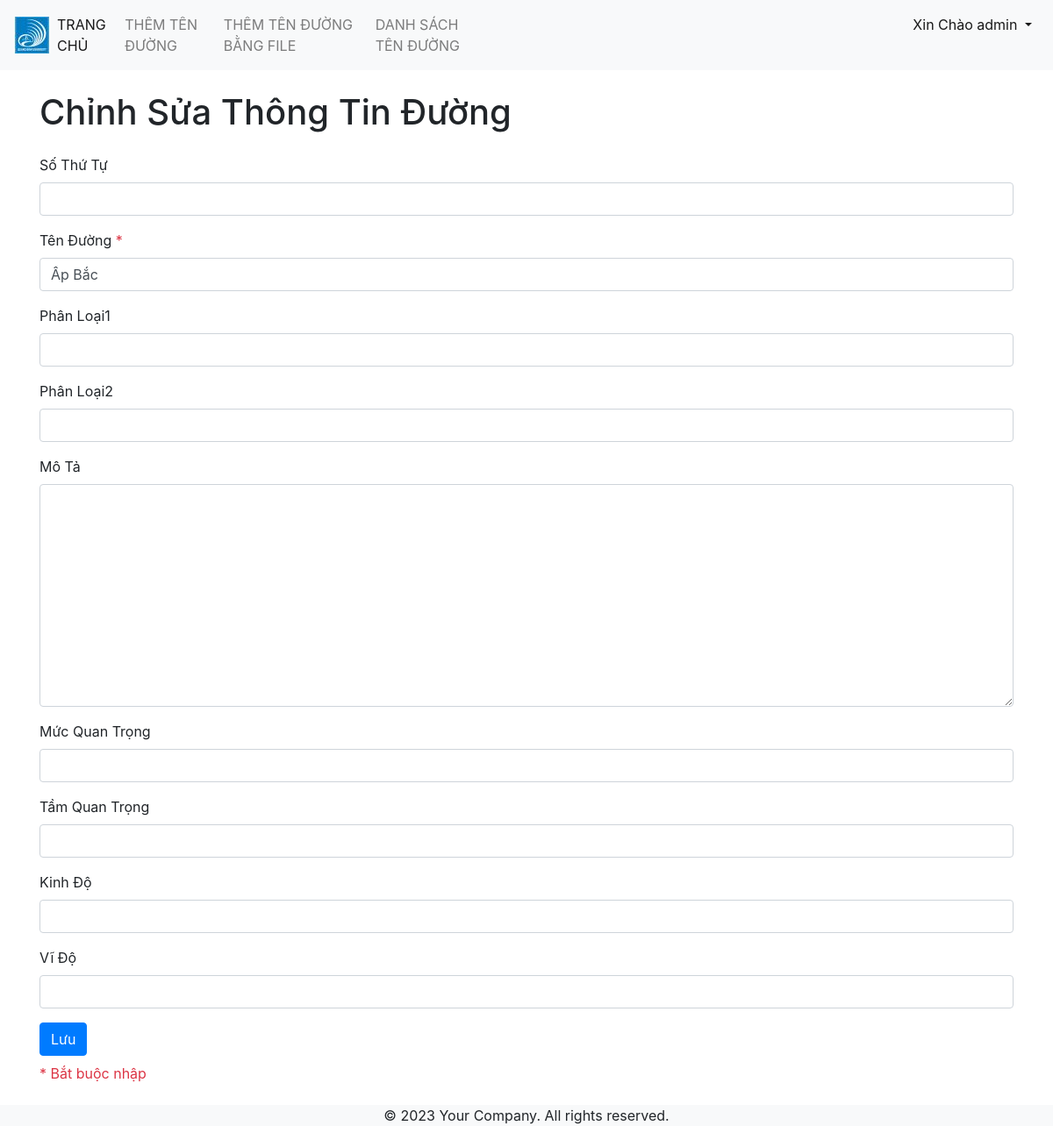
Page /edit/7/ (signed in) on the earlier database version.
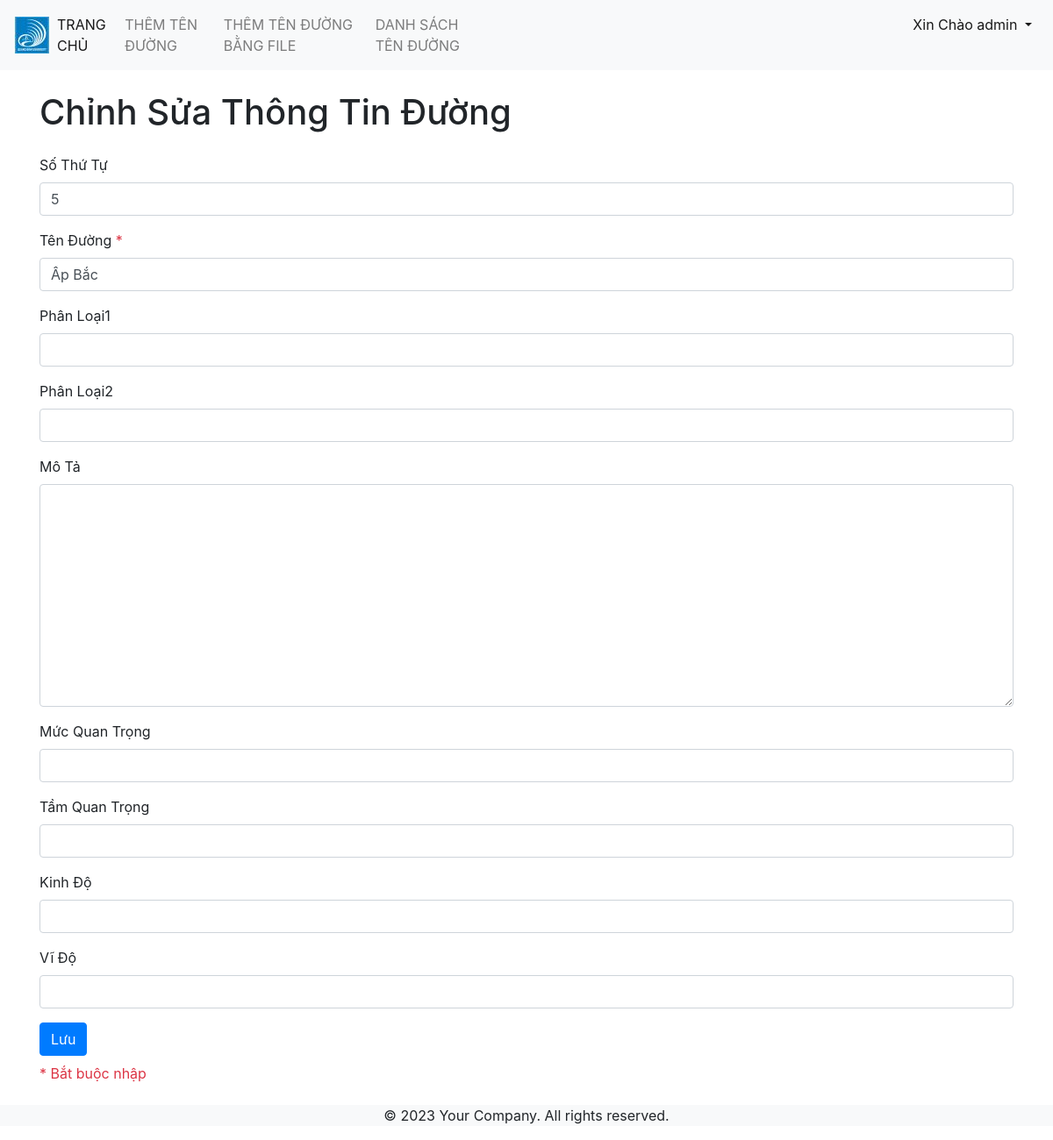
Same page on the later database version.
### duong/models.py (models this page shows, shortened)
class Street(models.Model):
    stt = models.IntegerField(blank=True, null=True)
    name = models.CharField(max_length=200)
    category = models.CharField(max_length=200, blank=True, null=True)
    category2 = models.CharField(max_length=200, blank=True, null=True)
    description = models.TextField(blank=True, null=True)
    importance_level = models.CharField(max_length=200, blank=True, null=True)
    significance = models.CharField(max_length=200, blank=True, null=True)
    longitude = models.FloatField(blank=True, null=True)
    latitude = models.FloatField(blank=True, null=True)

### duong/views.py (the view)
# urls.py: path('edit/<int:pk>/', views.edit_street, name='edit_street'),
@login_required
def edit_street(request, pk):
    street = Street.objects.get(pk=pk)
    if request.method == 'POST':
        form = StreetForm(request.POST, instance=street)
        if form.is_valid():
            form.save()
            return redirect('street_list')
    else:
        form = StreetForm(instance=street)
    context = {
        'form': form
    }
    if request.user.is_authenticated:
        context['user_authenticated'] = True
    return render(request, 'streets/edit_street.html', context)

### duong/forms.py
class StreetForm(forms.ModelForm):
    class Meta:
        model = Street
        fields = ['stt', 'name', 'category', 'category2', 'description', 'importance_level', 'significance', 'longitude', 'latitude']
        widgets = {
            'stt': forms.NumberInput(attrs={'class': 'form-control'}),
            'name': forms.TextInput(attrs={'class': 'form-control'}),
            'category': forms.TextInput(attrs={'class': 'form-control'}),
            'category2': forms.TextInput(attrs={'class': 'form-control'}),
            'description': forms.Textarea(attrs={'class': 'form-control'}),
            'importance_level': forms.TextInput(attrs={'class': 'form-control'}),
            'significance': forms.TextInput(attrs={'class': 'form-control'}),
            'longitude': forms.TextInput(attrs={'class': 'form-control'}),
            'latitude': forms.TextInput(attrs={'class': 'form-control'}),
        }

### duong/templates/streets/edit_street.html (shortened to what this page needs)
{% extends 'base_generic.html' %}
{% block content %}
  <div class="container mt-4">
    <h1 class="mb-4">Chỉnh Sửa Thông Tin Đường</h1>
    <form method="post" class="needs-validation" novalidate>
      <div class="form-group">
        <label for="id_stt">Số Thứ Tự</label>
        {{ form.stt }}
      </div>
      <div class="form-group">
        <label for="id_name">Tên Đường <span class="text-danger">*</span></label>
        {{ form.name }}
      </div>
      <div class="form-group">
        <label for="id_category">Phân Loại1</label>
        {{ form.category }}
      </div>
      <div class="form-group">
        <label for="id_category">Phân Loại2</label>
        {{ form.category2 }}
      </div>
      <div class="form-group">
        <label for="id_description">Mô Tả</label>
        {{ form.description }}
      </div>
      <div class="form-group">
        <label for="id_importance_level">Mức Quan Trọng</label>
        {{ form.importance_level }}
      </div>
      <div class="form-group">
        <label for="id_significance">Tầm Quan Trọng</label>
        {{ form.significance }}
      </div>
      <div class="form-group">
        <label for="id_longitude">Kinh Độ</label>
        {{ form.longitude }}
      </div>
      <div class="form-group">
        <label for="id_latitude">Vĩ Độ</label>
        {{ form.latitude }}
      </div>
      <button type="submit" class="btn btn-primary">Lưu</button>
    </form>
    <p class="text-danger mt-2">* Bắt buộc nhập</p>
  </div>
{% endblock %}

Differences in the rows shown:
changed Street "Ấp Bắc": stt (not shown) → "5"
